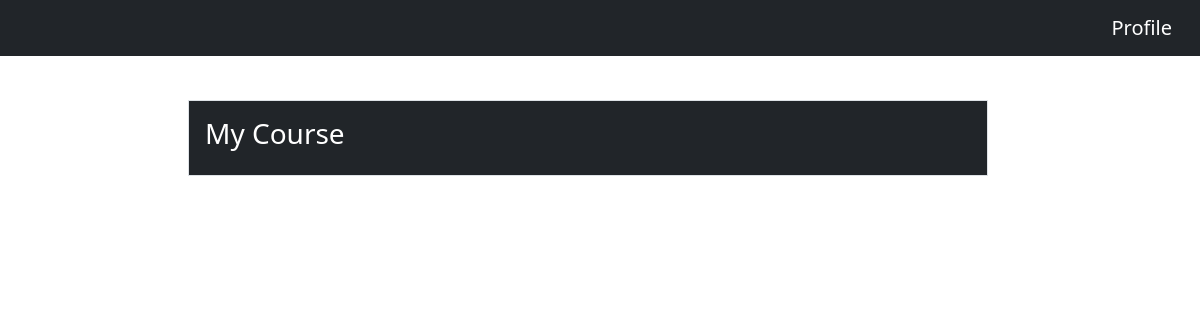
The page /course/mycourses/ (signed in) on the database as committed earlier.
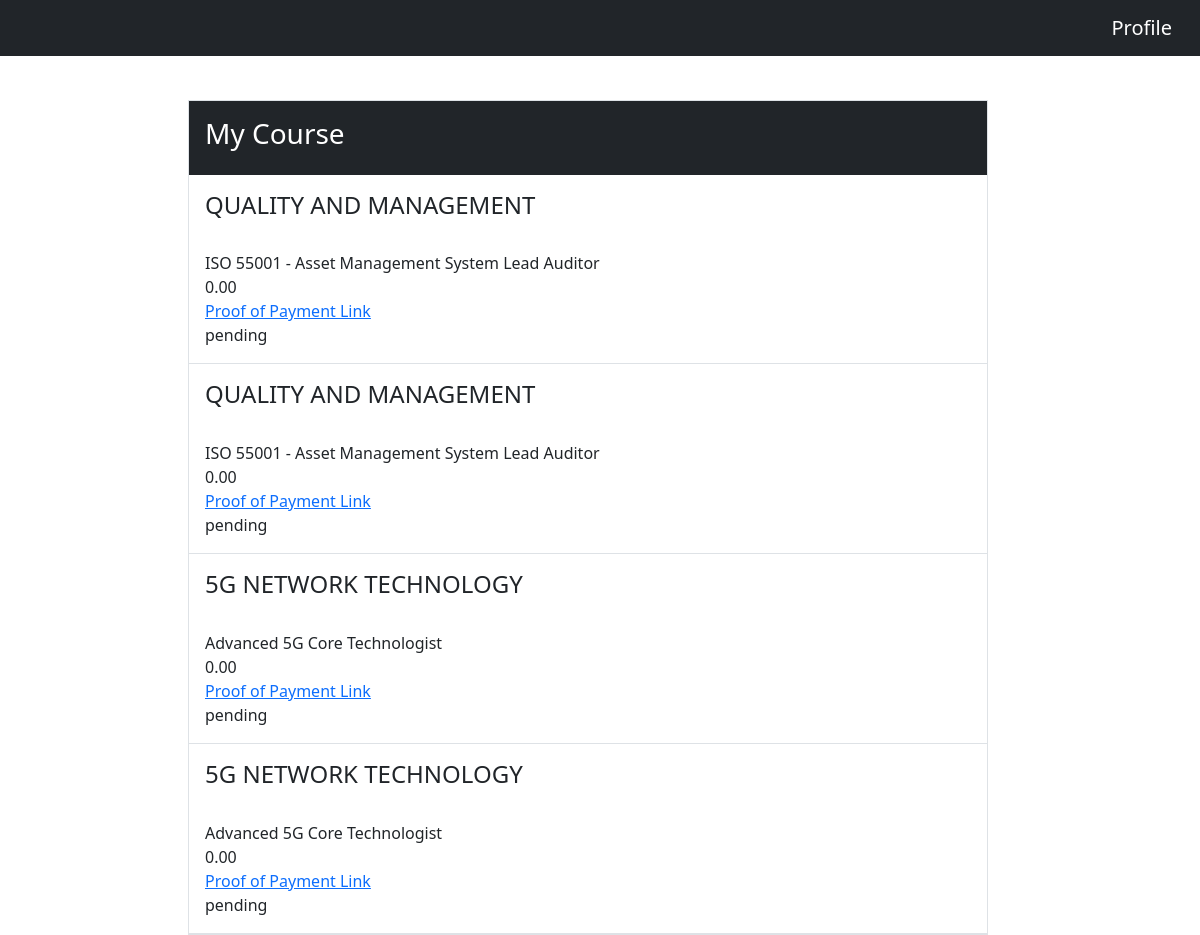
The same page on the database as committed later.
### course/models.py (models this page shows)
class OrderedCourse(models.Model):
    class StatusChoices(models.TextChoices):
        PENDING = 'pending', 'Pending'
        PROCESSING = 'processing', 'Processing'
        PAID = 'paid', 'Paid'
        CANCELLED = 'cancelled', 'Cancelled'
        COMPLETED = 'completed', 'Completed'
    user = models.ForeignKey(Custom_user, related_name='ordered_courses',on_delete=models.CASCADE)
    course = models.ForeignKey(Course, related_name='ordered_courses', on_delete=models.CASCADE)
    price = models.DecimalField(max_digits=12, decimal_places=2, default=0)
    proof_of_payment = models.ImageField(upload_to='payment_images/')
    status = models.CharField(max_length=20, choices=StatusChoices.choices,default=StatusChoices.PENDING)
    def __str__(self):
        return self.course.course

class Course(models.Model):
    category = models.ForeignKey(Category, related_name='courses',on_delete=models.CASCADE)
    course = models.CharField(max_length=255)
    duration = models.CharField(max_length=255)
    price = models.DecimalField(max_digits=12, decimal_places=2)
    isArchived = models.BooleanField(default=False)
    def __str__(self):
        return self.course

class Category(models.Model):
    name = models.CharField(max_length=255)
    class Meta:
        ordering = ('name',)
        verbose_name_plural = 'Categories'
    def __str__(self):
        return self.name

### course/views.py (the view)
# urls.py: path('mycourses/', views.my_courses, name='my_courses' ),
@login_required(login_url='account:login')
def my_courses(request):
    ordered_courses = OrderedCourse.objects.filter(user=request.user)
    print(ordered_courses)
    user = request.user
    return render(request, 'course/mycourses.html',{
        'ordered_courses': ordered_courses,
        'user' : user
    })

### account/models.py (called while the page is built)
    def __str__(self):
        return self.email

### course/templates/course/mycourses.html
{% extends 'account/base.html' %}
{% block content %}
<div class="w-100" style="height:100px;">
    <nav class="navbar navbar-expand-lg navbar-light bg-dark sticky-top">
        <div class="container-fluid d-flex justify-content-end">
        <a class="navbar-brand text-white" href="{% url 'account:home'%}">Profile</a>
        </div>
    </nav>
</div>
<div class="w-100 row justify-content-center ">
    <div class="col-8 border p-0 m-0">
        <div class="w-100  bg-dark p-3 ">
            <h3 class="text-white">My Course</h3>
        </div>
        {%  for ordered_course in  ordered_courses %}
        <div class="p-3 border-bottom">
            <h4>{{ordered_course.course.category}}</h4><br>
            {{ordered_course.course}} <br>
            {{ordered_course.price}} <br>
            <div><a href="{{ordered_course.proof_of_payment.url}}">Proof of Payment Link</a></div>
            {{ordered_course.status}} <br>
        </div>
        {% endfor %}
    </div>
</div>
{% endblock %}

### account/templates/account/base.html (shortened to what this page needs)
{% load static %}
<html lang="en">
<head>
    <link href="https://cdn.jsdelivr.net/npm/bootstrap@5.3.0-alpha1/dist/css/bootstrap.min.css" rel="stylesheet">
</head>
<body class="position-relative">
    {% block content %}
    {% endblock %}
    <link href="https://cdn.jsdelivr.net/npm/bootstrap@5.3.0-alpha1/dist/css/bootstrap.min.css" rel="stylesheet">
</body>
</html>

Rows that differ between the two databases and show on the page:
added OrderedCourse: course.category "QUALITY AND MANAGEMENT", course "ISO 55001 - Asset Management System Lead Auditor", price "0.00", status "pending"
added OrderedCourse: course.category "QUALITY AND MANAGEMENT", course "ISO 55001 - Asset Management System Lead Auditor", price "0.00", status "pending"
added OrderedCourse: course.category "5G NETWORK TECHNOLOGY", course "Advanced 5G Core Technologist", price "0.00", status "pending"
added OrderedCourse: course.category "5G NETWORK TECHNOLOGY", course "Advanced 5G Core Technologist", price "0.00", status "pending"
